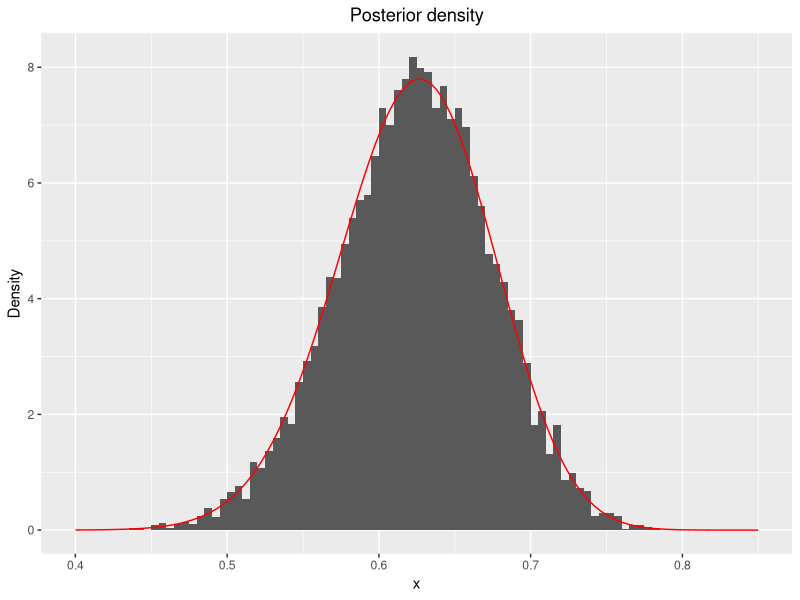

The R source for this figure:
## ---- chunk 1
# f is the  posterior function to sample from, not normalized
# theta: parameter between 0 and 1, sampled from U(0,1)
# y: observed values
f <- function(theta, y) {
  return((2+theta)^y[1]*(1-theta)^(y[2]+y[3])*theta^y[4])
}

# f_normalized is the posterior function, normalized
f_normalized <- function(theta, y) {
  c = integrate(f,0,1,y)$value
  return(f(theta,y)/c)
}

# alpha finds the acceptance probability alpha
alpha <- function(theta, y) {
  c = optimize(f, interval = c(0,1), maximum = TRUE, y=y)$objective
  return(f(theta, y)/c)
}

# rejection_d samples from the posterior by rejection sampling
# n: number of samples to generate
rejection_d <- function(y, n) {
  out = 1:n
  g = function() {return(runif(1))}
  
  for (i in 1:n) {
    finished = 0
    while(finished==0) {
      u = runif(1)
      theta = g()
      alpha = alpha(theta, y)
      if(u <= alpha) {
        out[i] = theta
        finished = 1
      }
    }
  }
  return(out)
}

y = c(125,18,20,34)
n = 10000

library(ggplot2)
samples_d1 <- rejection_d(y, n)
x <- seq(0,1,0.001)
data_d1 <- data.frame("samples_d1"=samples_d1)
ggplot(data=data_d1, aes(data_d1$samples_d1)) +
geom_histogram(aes(y=..density..), breaks = seq(0, 1, by = 0.005)) +theme(plot.title = element_text(hjust = 0.5))+
xlim(c(0.4,0.85)) + labs(title="Posterior density", x="x", y="Density") +
stat_function(fun = f_normalized, args = list(y), color = "red")
